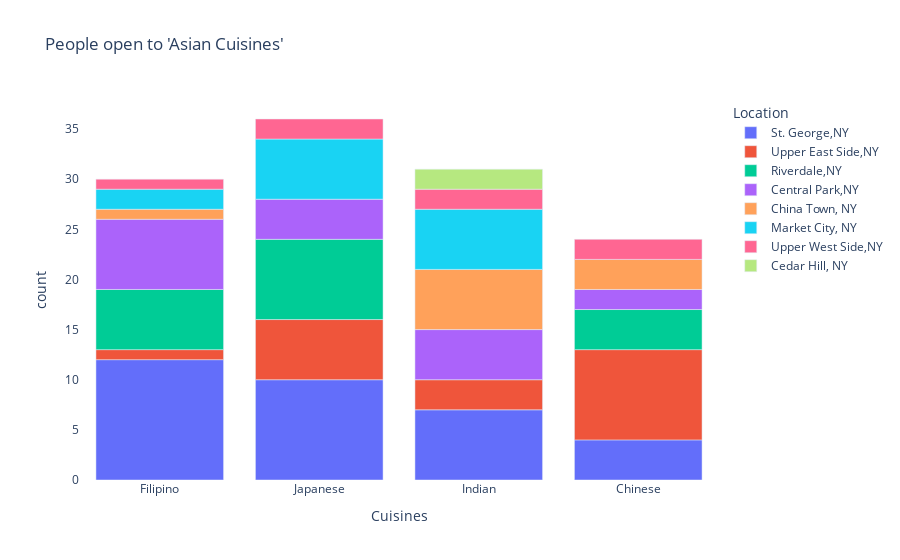

Source (notebook cell):
### Code cell
#displaying result using bar graphs

fig=px.bar(asian_cuisines_combination,x='Cuisines',y='count',color='Location',title="People open to 'Asian Cuisines'")

fig.update_layout(plot_bgcolor='White')

fig.show()

### Figure 1 — Plotly figure (JSON) as saved in the notebook; plotly's stock layout.template omitted (floating-point values rounded to 4 significant figures)
{"data": [{"alignmentgroup": "True", "hovertemplate": "Location=St. George,NY<br>Cuisines=%{x}<br>count=%{y}<extra></extra>", "legendgroup": "St. George,NY", "marker": {"color": "#636efa", "pattern": {"shape": ""}}, "name": "St. George,NY", "offsetgroup": "St. George,NY", "orientation": "v", "showlegend": true, "textposition": "auto", "type": "bar", "x": ["Filipino", "Japanese", "Indian", "Chinese"], "xaxis": "x", "y": [12, 10, 7, 4], "yaxis": "y"}, {"alignmentgroup": "True", "hovertemplate": "Location=Upper East Side,NY<br>Cuisines=%{x}<br>count=%{y}<extra></extra>", "legendgroup": "Upper East Side,NY", "marker": {"color": "#EF553B", "pattern": {"shape": ""}}, "name": "Upper East Side,NY", "offsetgroup": "Upper East Side,NY", "orientation": "v", "showlegend": true, "textposition": "auto", "type": "bar", "x": ["Chinese", "Japanese", "Indian", "Filipino"], "xaxis": "x", "y": [9, 6, 3, 1], "yaxis": "y"}, {"alignmentgroup": "True", "hovertemplate": "Location=Riverdale,NY<br>Cuisines=%{x}<br>count=%{y}<extra></extra>", "legendgroup": "Riverdale,NY", "marker": {"color": "#00cc96", "pattern": {"shape": ""}}, "name": "Riverdale,NY", "offsetgroup": "Riverdale,NY", "orientation": "v", "showlegend": true, "textposition": "auto", "type": "bar", "x": ["Japanese", "Filipino", "Chinese"], "xaxis": "x", "y": [8, 6, 4], "yaxis": "y"}, {"alignmentgroup": "True", "hovertemplate": "Location=Central Park,NY<br>Cuisines=%{x}<br>count=%{y}<extra></extra>", "legendgroup": "Central Park,NY", "marker": {"color": "#ab63fa", "pattern": {"shape": ""}}, "name": "Central Park,NY", "offsetgroup": "Central Park,NY", "orientation": "v", "showlegend": true, "textposition": "auto", "type": "bar", "x": ["Filipino", "Indian", "Japanese", "Chinese"], "xaxis": "x", "y": [7, 5, 4, 2], "yaxis": "y"}, {"alignmentgroup": "True", "hovertemplate": "Location=China Town, NY<br>Cuisines=%{x}<br>count=%{y}<extra></extra>", "legendgroup": "China Town, NY", "marker": {"color": "#FFA15A", "pattern": {"shape": ""}}, "name": "China Town, NY", "offsetgroup": "China Town, NY", "orientation": "v", "showlegend": true, "textposition": "auto", "type": "bar", "x": ["Indian", "Chinese", "Filipino"], "xaxis": "x", "y": [6, 3, 1], "yaxis": "y"}, {"alignmentgroup": "True", "hovertemplate": "Location=Market City, NY<br>Cuisines=%{x}<br>count=%{y}<extra></extra>", "legendgroup": "Market City, NY", "marker": {"color": "#19d3f3", "pattern": {"shape": ""}}, "name": "Market City, NY", "offsetgroup": "Market City, NY", "orientation": "v", "showlegend": true, "textposition": "auto", "type": "bar", "x": ["Japanese", "Indian", "Filipino"], "xaxis": "x", "y": [6, 6, 2], "yaxis": "y"}, {"alignmentgroup": "True", "hovertemplate": "Location=Upper West Side,NY<br>Cuisines=%{x}<br>count=%{y}<extra></extra>", "legendgroup": "Upper West Side,NY", "marker": {"color": "#FF6692", "pattern": {"shape": ""}}, "name": "Upper West Side,NY", "offsetgroup": "Upper West Side,NY", "orientation": "v", "showlegend": true, "textposition": "auto", "type": "bar", "x": ["Indian", "Chinese", "Japanese", "Filipino"], "xaxis": "x", "y": [2, 2, 2, 1], "yaxis": "y"}, {"alignmentgroup": "True", "hovertemplate": "Location=Cedar Hill, NY<br>Cuisines=%{x}<br>count=%{y}<extra></extra>", "legendgroup": "Cedar Hill, NY", "marker": {"color": "#B6E880", "pattern": {"shape": ""}}, "name": "Cedar Hill, NY", "offsetgroup": "Cedar Hill, NY", "orientation": "v", "showlegend": true, "textposition": "auto", "type": "bar", "x": ["Indian"], "xaxis": "x", "y": [2], "yaxis": "y"}], "layout": {"autosize": true, "barmode": "relative", "legend": {"title": {"text": "Location"}, "tracegroupgap": 0}, "plot_bgcolor": "White", "title": {"text": "People open to 'Asian Cuisines'"}, "xaxis": {"anchor": "y", "autorange": true, "domain": [0, 1], "range": [-0.5, 3.5], "title": {"text": "Cuisines"}, "type": "category"}, "yaxis": {"anchor": "x", "autorange": true, "domain": [0, 1], "range": [0, 37.89], "title": {"text": "count"}, "type": "linear"}}}
